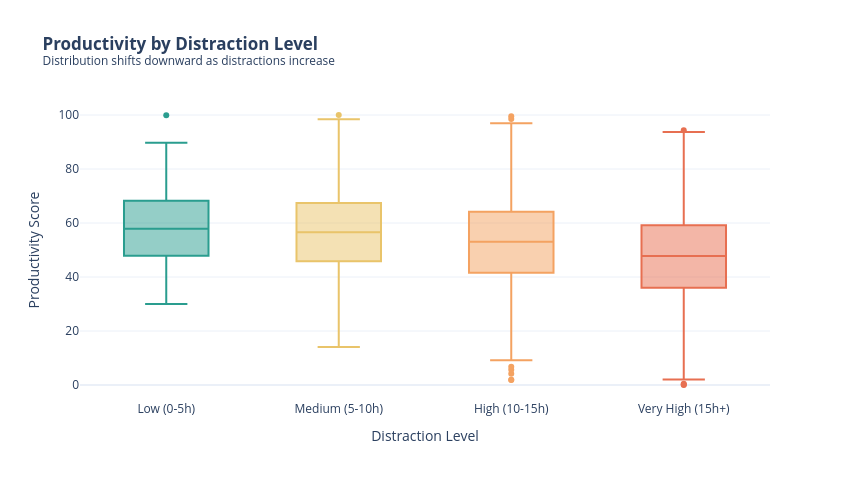

Notebook code for this chart:
### Code cell
distraction_long = df.melt(
    id_vars=["student_id", "distraction_level"],
    value_vars=["phone_usage_hours", "social_media_hours", "youtube_hours", "gaming_hours"],
    var_name="distraction_type",
    value_name="hours",
)
distraction_long["distraction_type"] = (
    distraction_long["distraction_type"]
    .str.replace("_hours", "")
    .str.replace("_usage", "")
    .str.replace("_", " ")
    .str.title()
)

fig = px.box(
    df,
    x="distraction_level",
    y="productivity_score",
    color="distraction_level",
    color_discrete_sequence=["#2a9d8f", "#e9c46a", "#f4a261", "#e76f51"],
    template=TEMPLATE,
    title="<b>Productivity by Distraction Level</b><br><sup>Distribution shifts downward as distractions increase</sup>",
    labels={"distraction_level": "Distraction Level", "productivity_score": "Productivity Score"},
    category_orders={"distraction_level": ["Low (0-5h)", "Medium (5-10h)", "High (10-15h)", "Very High (15h+)"]},
)
fig.update_layout(width=850, height=480, showlegend=False)
fig.show()

### Figure 1 — Plotly figure (JSON) as saved in the notebook; plotly's stock layout.template omitted (floating-point values rounded to 4 significant figures; data arrays with more than 128 entries replaced by an {"elided": "..."} marker saying what was removed)
{"data": [{"alignmentgroup": "True", "hovertemplate": "Distraction Level=%{x}<br>Productivity Score=%{y}<extra></extra>", "legendgroup": "Low (0-5h)", "marker": {"color": "#2a9d8f"}, "name": "Low (0-5h)", "notched": false, "offsetgroup": "Low (0-5h)", "orientation": "v", "showlegend": true, "type": "box", "x": ["Low (0-5h)", "Low (0-5h)", "Low (0-5h)", "Low (0-5h)", "Low (0-5h)", "Low (0-5h)", "Low (0-5h)", "Low (0-5h)", "Low (0-5h)", "Low (0-5h)", "Low (0-5h)", "Low (0-5h)", "Low (0-5h)", "Low (0-5h)", "Low (0-5h)", "Low (0-5h)", "Low (0-5h)", "Low (0-5h)", "Low (0-5h)", "Low (0-5h)", "Low (0-5h)", "Low (0-5h)", "Low (0-5h)", "Low (0-5h)", "Low (0-5h)", "Low (0-5h)", "Low (0-5h)", "Low (0-5h)", "Low (0-5h)", "Low (0-5h)", "Low (0-5h)", "Low (0-5h)", "Low (0-5h)", "Low (0-5h)", "Low (0-5h)", "Low (0-5h)", "Low (0-5h)", "Low (0-5h)", "Low (0-5h)", "Low (0-5h)", "Low (0-5h)", "Low (0-5h)", "Low (0-5h)", "Low (0-5h)", "Low (0-5h)", "Low (0-5h)", "Low (0-5h)", "Low (0-5h)", "Low (0-5h)", "Low (0-5h)", "Low (0-5h)", "Low (0-5h)", "Low (0-5h)", "Low (0-5h)", "Low (0-5h)", "Low (0-5h)", "Low (0-5h)", "Low (0-5h)", "Low (0-5h)", "Low (0-5h)", "Low (0-5h)", "Low (0-5h)", "Low (0-5h)", "Low (0-5h)", "Low (0-5h)", "Low (0-5h)", "Low (0-5h)", "Low (0-5h)", "Low (0-5h)", "Low (0-5h)", "Low (0-5h)", "Low (0-5h)", "Low (0-5h)", "Low (0-5h)", "Low (0-5h)", "Low (0-5h)", "Low (0-5h)", "Low (0-5h)", "Low (0-5h)", "Low (0-5h)", "Low (0-5h)", "Low (0-5h)", "Low (0-5h)", "Low (0-5h)", "Low (0-5h)", "Low (0-5h)", "Low (0-5h)", "Low (0-5h)", "Low (0-5h)", "Low (0-5h)", "Low (0-5h)", "Low (0-5h)", "Low (0-5h)", "Low (0-5h)", "Low (0-5h)", "Low (0-5h)", "Low (0-5h)", "Low (0-5h)", "Low (0-5h)", "Low (0-5h)", "Low (0-5h)", "Low (0-5h)"], "x0": " ", "xaxis": "x", "y": [99.9, 56.31, 53.93, 66.03, 69.53, 58.45, 43.9, 38.48, 51.84, 42.88, 60.09, 34.68, 76.71, 46.71, 44.53, 89.7, 58.53, 69.7, 43.15, 34.34, 73.68, 54.72, 35.86, 47.97, 68.23, 73.69, 67.18, 48.37, 47.96, 60.46, 78.34, 45.36, 81.96, 54.21, 49.74, 62.59, 49.55, 49.62, 54.18, 79.66, 74.06, 43.3, 67.55, 61.8, 73.12, 53.96, 70.92, 65.63, 69.06, 59.41, 63.34, 53.22, 57.28, 64.48, 64.91, 86.28, 61.28, 44.38, 66.06, 45.76, 71.78, 62.31, 77.56, 42.6, 71.87, 45.43, 47.26, 31.58, 49.31, 36.44, 55.12, 78.32, 55.2, 75.5, 31.67, 76.42, 63.28, 81.75, 51.21, 63.73, 36.78, 47.87, 65.76, 59.13, 67.78, 49.99, 48.44, 47.36, 68.17, 44.44, 43.96, 68.93, 64.53, 54.92, 69.9, 63.89, 54.31, 70.51, 30.01, 54.6, 44.06, 54.39], "y0": " ", "yaxis": "y"}, {"alignmentgroup": "True", "hovertemplate": "Distraction Level=%{x}<br>Productivity Score=%{y}<extra></extra>", "legendgroup": "Medium (5-10h)", "marker": {"color": "#e9c46a"}, "name": "Medium (5-10h)", "notched": false, "offsetgroup": "Medium (5-10h)", "orientation": "v", "showlegend": true, "type": "box", "x": {"elided": "1872 str values"}, "x0": " ", "xaxis": "x", "y": {"elided": "1872 float values"}, "y0": " ", "yaxis": "y"}, {"alignmentgroup": "True", "hovertemplate": "Distraction Level=%{x}<br>Productivity Score=%{y}<extra></extra>", "legendgroup": "High (10-15h)", "marker": {"color": "#f4a261"}, "name": "High (10-15h)", "notched": false, "offsetgroup": "High (10-15h)", "orientation": "v", "showlegend": true, "type": "box", "x": {"elided": "6076 str values"}, "x0": " ", "xaxis": "x", "y": {"elided": "6076 float values"}, "y0": " ", "yaxis": "y"}, {"alignmentgroup": "True", "hovertemplate": "Distraction Level=%{x}<br>Productivity Score=%{y}<extra></extra>", "legendgroup": "Very High (15h+)", "marker": {"color": "#e76f51"}, "name": "Very High (15h+)", "notched": false, "offsetgroup": "Very High (15h+)", "orientation": "v", "showlegend": true, "type": "box", "x": {"elided": "11950 str values"}, "x0": " ", "xaxis": "x", "y": {"elided": "11950 float values"}, "y0": " ", "yaxis": "y"}], "layout": {"boxmode": "overlay", "height": 480, "legend": {"title": {"text": "Distraction Level"}, "tracegroupgap": 0}, "showlegend": false, "title": {"text": "<b>Productivity by Distraction Level</b><br><sup>Distribution shifts downward as distractions increase</sup>"}, "width": 850, "xaxis": {"anchor": "y", "categoryarray": ["Low (0-5h)", "Medium (5-10h)", "High (10-15h)", "Very High (15h+)"], "categoryorder": "array", "domain": [0, 1], "title": {"text": "Distraction Level"}}, "yaxis": {"anchor": "x", "domain": [0, 1], "title": {"text": "Productivity Score"}}}}
